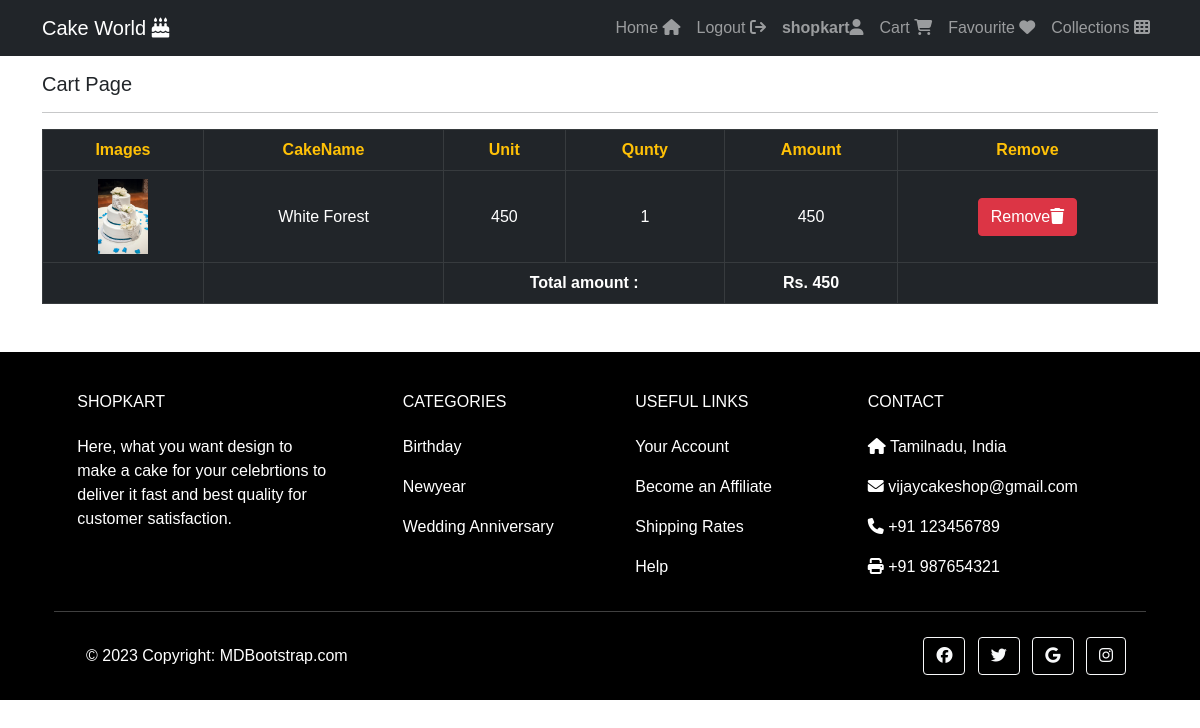
/viewcart (signed in), run on the app's committed database.
### shop/models.py (models this page shows, shortened)
class Cart(models.Model):
    user=models.ForeignKey(User,on_delete=models.CASCADE)
    product=models.ForeignKey(Product,on_delete=models.CASCADE)
    product_qnty=models.IntegerField(null=False,blank=False)
    created_at=models.DateTimeField(auto_now_add=True)
    @property
    def total_cost(self):
        return self.product_qnty*self.product.selling_price

class Product(models.Model):
    category=models.ForeignKey(Category,on_delete=models.CASCADE)
    product_name=models.CharField(max_length=200,null=False,blank=False)
    vendor=models.CharField(max_length=200,null=False,blank=False)
    product_image=models.ImageField(upload_to=getFileName,null=True,blank=True)
    quantity=models.IntegerField(null=False,blank=False)
    original_price=models.FloatField(null=False,blank=False)
    selling_price=models.FloatField(null=False,blank=False)
    description=models.TextField(max_length=500,null=False,blank=False)
    status=models.BooleanField(default=False,help_text='0-show,1-hidden')
    created_at=models.DateTimeField(auto_now_add=True)

### shop/views.py (the view)
# urls.py: path('viewcart',views.view_cart,name='viewcart'),
def view_cart(request):
    if request.user.is_authenticated:
        cart_product=Cart.objects.filter(user=request.user)
        return render(request,'shop/products/cart.html',{'cart':cart_product})
    else:
        return redirect('/')

### shop/templates/shop/products/cart.html (shortened to what this page needs)
{% extends "shop/layouts/main.html" %}
{% block content %}
<div class="container">
        <h5 class="mt-3">Cart Page</h5>
        <hr>
        <table class="table table-responsive table-bordered table-dark align-middle text-center p-0">
            <tr class=" table-th bg-secondary">
                <td class="text-warning fw-bold">Images</td>
                <td class="text-warning fw-bold">CakeName</td>
                <td class="text-warning fw-bold">Unit</td>
                <td class="text-warning fw-bold">Qunty</td>
                <td class="text-warning fw-bold">Amount</td>
                <td class="text-warning fw-bold">Remove</td>
            </tr>
                {% for i in cart %}
                <tr>
                    <td><img src="{{i.product.product_image.url}}" alt="{{i.product.name}}" style="height: 75px;"></td>
                    <td>{{i.product.product_name}}</td>
                    <td>{{i.product.selling_price | stringformat:'d'}}</td>
                    <td>{{i.product_qnty}}</td>
                    <td id="amt">{{i.total_cost | stringformat:'d'}}</td>
                    <td><a href="{% url 'removecart' i.id %}" onclick="return confirm('Are Remove this Cake form Cart?')" class="btn btn-danger">Remove<i class="fa fa-trash"></i></a></td>
                </tr>
                {% endfor %}
                <tr>
                    <td></td>
                    <td></td>
                    <td colspan="2"><b>Total amount :</b></td>
                    <td id="total_amount" class='fw-bold' colspan="1"></td>
                    <td></td>
                </tr>
        </table>
</div>
{% endblock content %}

### shop/templates/shop/Inc/navbar.html (shortened to what this page needs)
<nav class="navbar navbar-expand-lg navbar-dark bg-dark">
    <div class="container">
      <a class="navbar-brand" href="{% url 'home' %}">Cake World <i class="fa fa-birthday-cake"></i></a>
      <div class="collapse navbar-collapse" id="navbarNavAltMarkup">
        <div class="navbar-nav ms-auto">
          <a class="nav-link" aria-current="page" href="{% url 'home' %}">Home
<i class="fa fa-home"></i></a>
          {% if request.user.is_authenticated %}
          <a class="nav-link" href="{% url 'logoutPage' %}">Logout
<i class="fa fa-sign-out"></i></a>
          <a class="nav-link fw-bold" href="#">{{request.user}}<i class="fa fa-user"></i></a>
          <a class="nav-link" href="{% url 'viewcart' %}">Cart
            <i class="fa fa-shopping-cart"></i></a>
          <a class="nav-link" href="{% url 'viewfav' %}">Favourite
            <i class="fa fa-heart"></i></a>
          {% else %}
          <a class="nav-link" href="{% url 'loginPage' %}">Login
<i class="fa fa-sign-in"></i></a>
          <a class="nav-link" href="{% url 'register' %}">Register
            <i class="fa fa-user-plus"></i></a>
          {% endif %}
          <a class="nav-link" href="{% url 'collections' %}">Collections
<i class="fa fa-th"></i></a>
        </div>
      </div>
    </div>
  </nav>

### shop/static/css/style.css (style rules this page uses)
* { font-family: sans-serif; }
a { text-decoration: none; }

### data on the page
Cart: product.product_image (picture), product.product_name "White Forest", product.selling_price "450", product_qnty "1", total_cost "450"

### other printed values
{{ request.user }} "shopkart"
